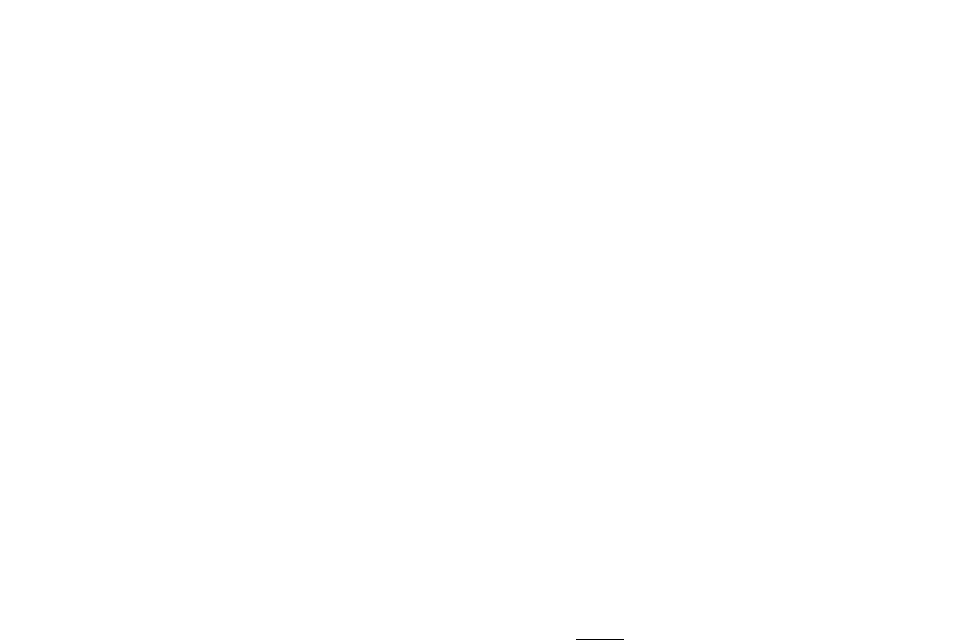
Frame 1 (no input)
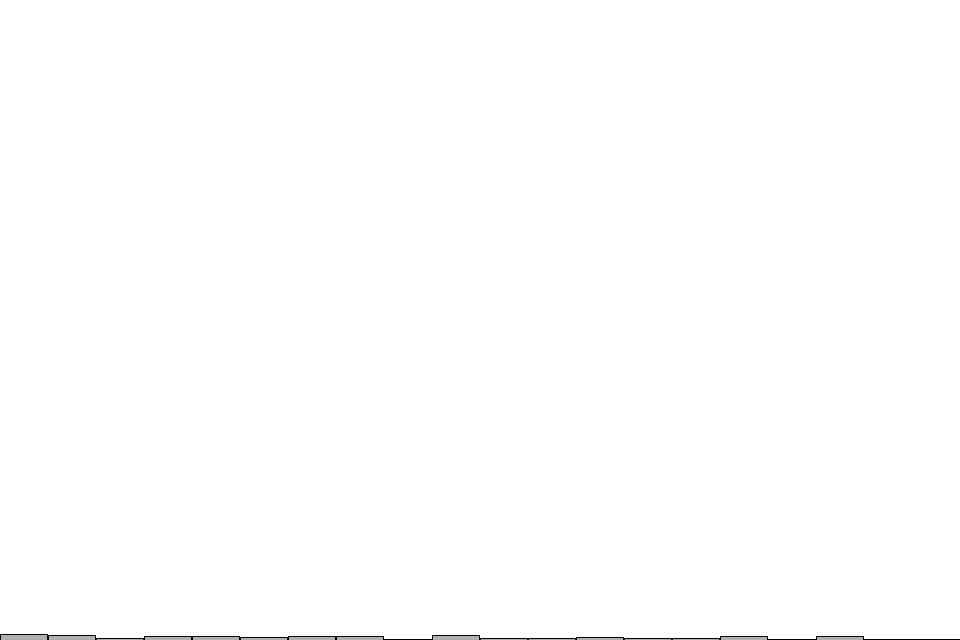
Frame 60 (the mouse pressed at the canvas centre just before this capture)
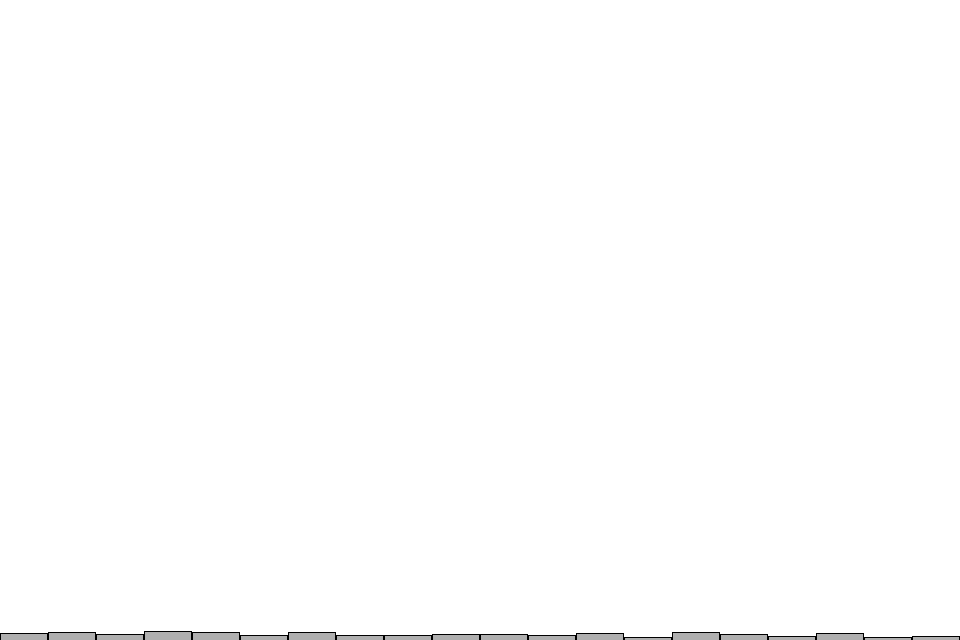
Frame 120 (the mouse held since frame 60 and released just before this capture)

The Processing sketch that drew these frames (run headless with seeded random() and noise(); from frame 60 on, the mouse is pressed at the canvas centre):

// Processing sketch: l2_random_distribution
// ── l2_random_distribution.pde
int[] no_rect;
void setup()
{
  size(960,640);
  no_rect = new int[20];
  background(255);
}

void draw()
{
  int index = int(random(no_rect.length));
  no_rect[index]+=1;
  stroke(0);
  fill(175);
  int w = width/no_rect.length;
  for(int i=0;i<no_rect.length;i++)
  {
    rect(i*w,height-no_rect[i],w-1,no_rect[i]);
  }
}
